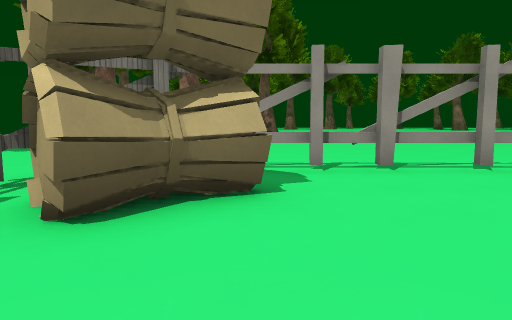
view 1 (above)

13 first-person views from a walk through a 3-D level made in the Godot game engine. The camera is 1.3 m above the floor, tilts 6° down and sees 70° across. The floor is counted in squares, 2 m on a side. Each view is taken from the middle of a square. On the plan, view 1 faces up. The plan holds only what a view shows up to about 11 squares ahead; the rest is blank. The place goes on beyond the plan. Characters and animated objects are left out. Some surface patterns are stand-ins.

view 2
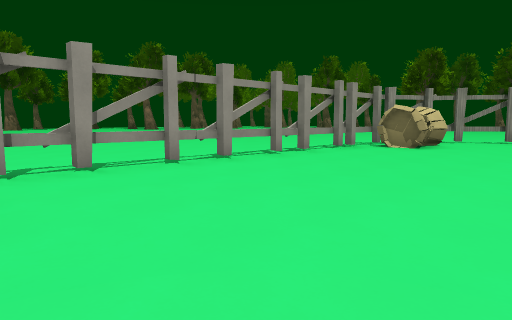

view 3
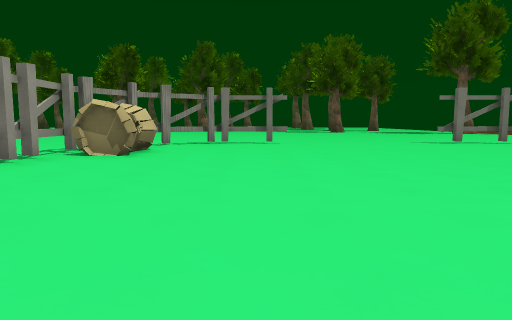

view 4
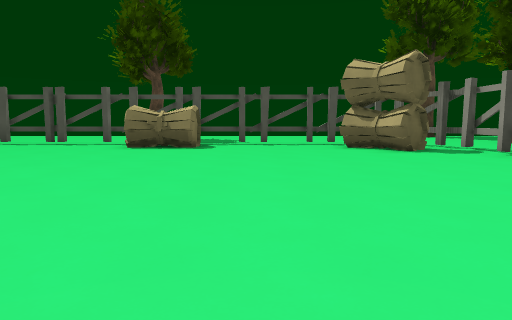

view 5
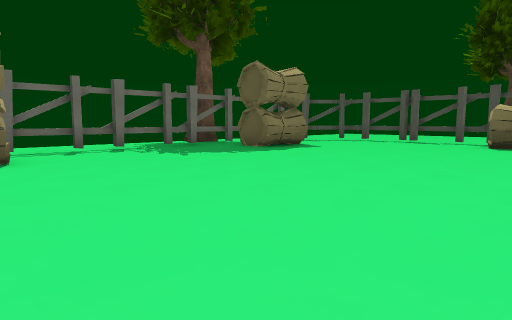

view 6
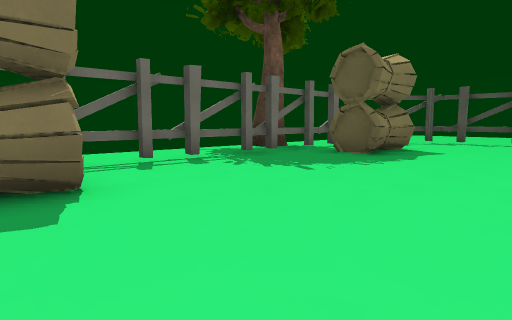

view 7
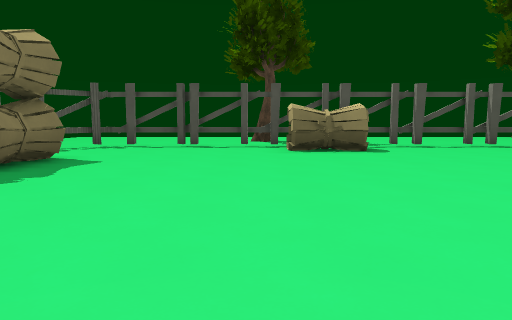

view 8
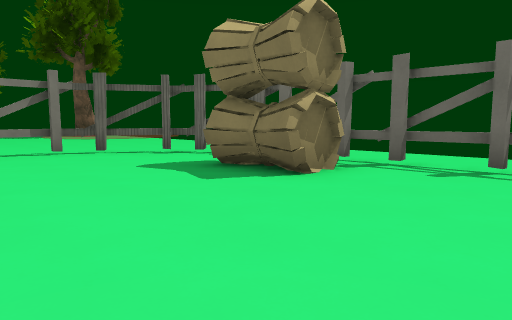

view 9
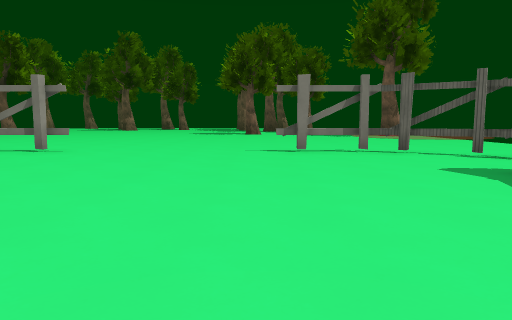

view 10
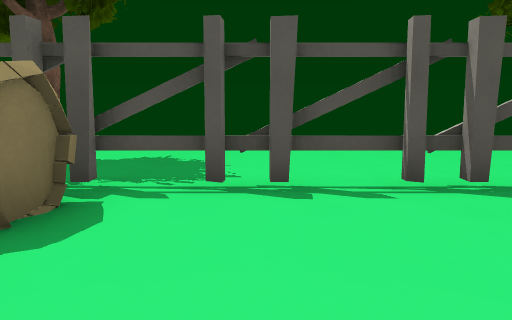

view 11
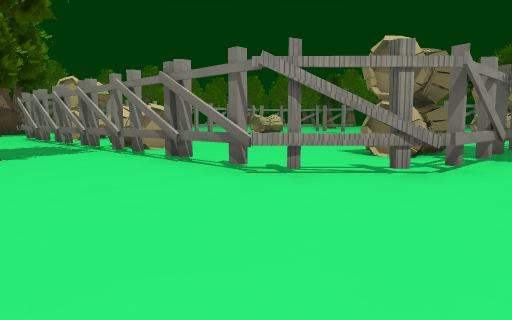

view 12
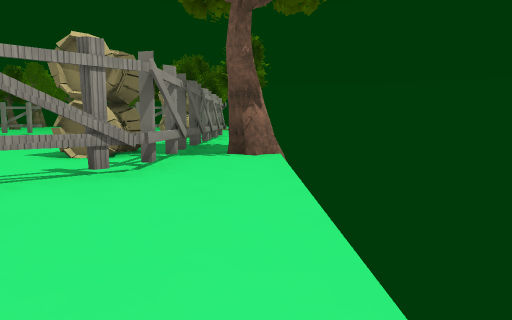

view 13
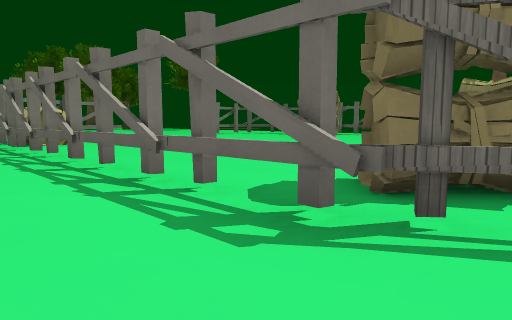

### Floor plan
Key: @ floor where view 1 was taken; # wall or solid block; x gap in a wall; . main floor; : floor 0.5 m higher than the main floor; / step, stairs or slope; = window, fence, low wall or low ledge; T tree; H thing the floor can be seen under or through; F fence; B hay bale.
Columns run from 9 left of view 1 to 18 right of it. Each row starts with its distance up from view 1.
 11           .......
 10           .......
  9 T        ........
  8 T     T  .........
  7 T   ............... ..
  6 T    .................
  5   .. ...#x#xHHxxxx#F
  4   ....FFB.........BBFF.
  3   ....#BBB...........FF ..
  2   ....x.B.............x...
  1   ....x...............x...
  0   ....x..@............=...
 -1   ....x...................
 -2   ....HBB.................
 -3   ....HBB.................
 -4     T.x...................
 -5     ..x...............#...
 -6     ..x...............x.....
 -7     ..x...............F..//.
 -8    ...FF..BB.....BB..F../::
 -9    ....FF..........FFF..::
-10    .....######x#x#x   ../:
-11    .......T#.......     ./
-12           TTT
-13            T

Where each view was taken, in squares from view 1:
view 1: 0 up, 0 right, facing up
view 2: 0 up, 0 right, facing up-right
view 3: 1 up, 2 right, facing right
view 4: 0 up, 8 right, facing left
view 5: 1 down, 9 right, facing down-left
view 6: 4 down, 9 right, facing down-left
view 7: 4 down, 7 right, facing left
view 8: 4 down, 5 right, facing down-right
view 9: 4 down, 5 right, facing right
view 10: 0 up, 1 right, facing left
view 11: 11 down, 6 left, facing up-right
view 12: 11 down, 6 left, facing right
view 13: 7 up, 2 left, facing down-right
